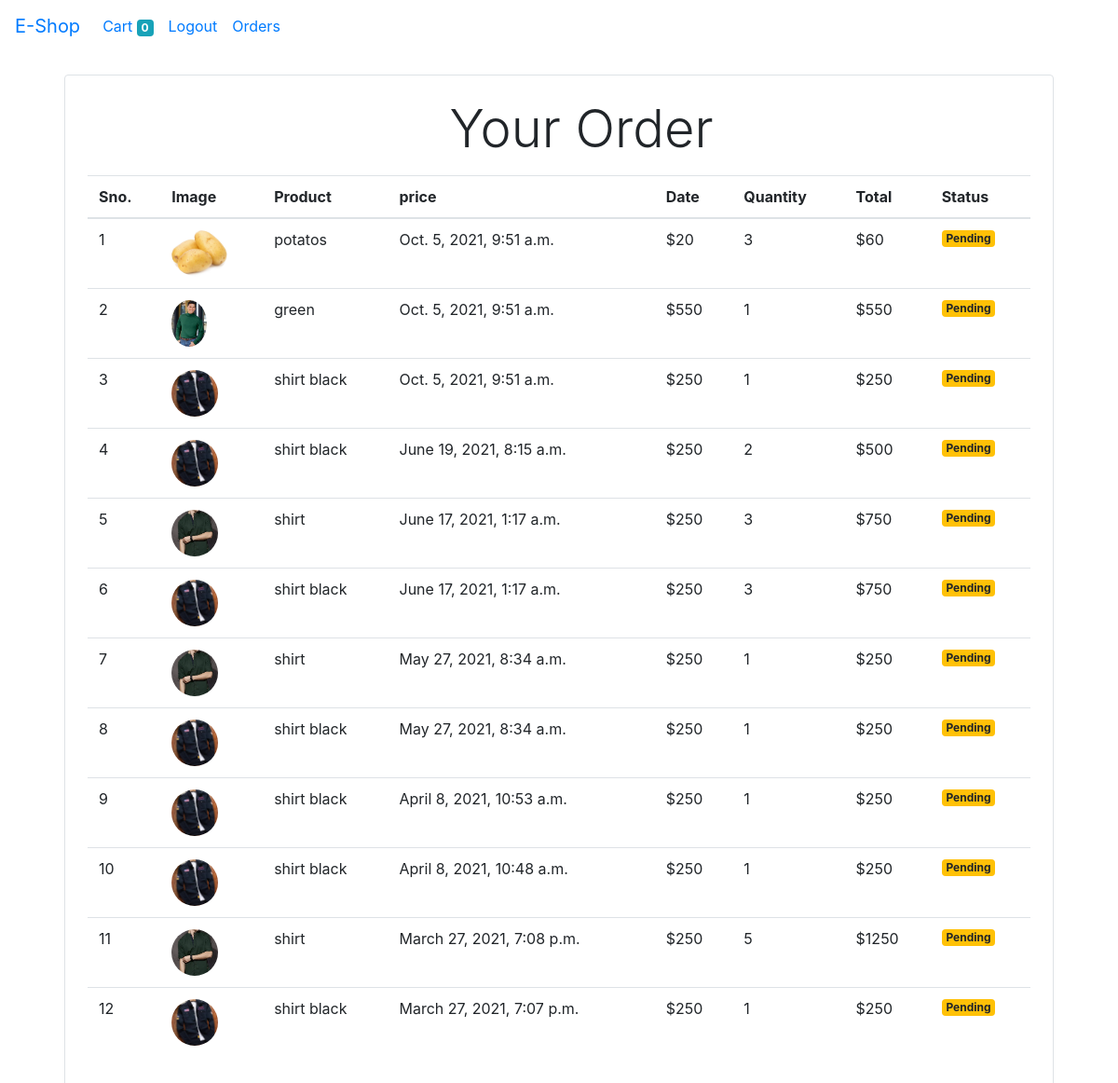
/order/ (signed in), run on an earlier commit of the app's database.
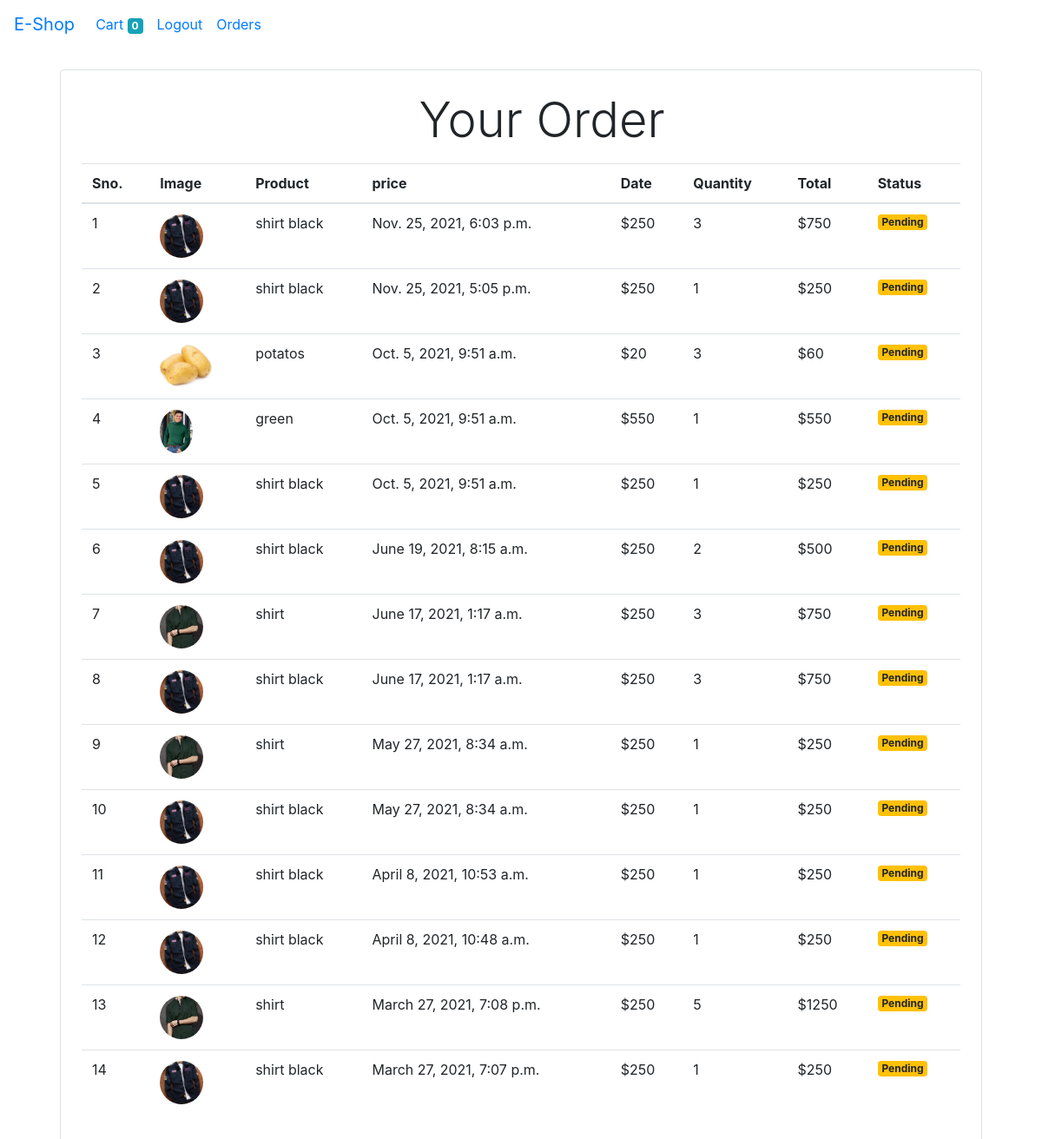
And on a later commit of the database.
### store/models.py (models this page shows, shortened)
class Order(models.Model):
    product = models.ForeignKey(Product,on_delete=models.CASCADE)
    customer = models.ForeignKey(Customer,on_delete=models.CASCADE)
    quantity = models.IntegerField(default=1)
    price = models.IntegerField()
    address = models.CharField(max_length=100,blank=True,null=True)
    phone = models.CharField(max_length=12, blank=True,null=True)
    country = models.CharField(max_length=200,null=True)
    city = models.CharField(max_length=200,null=True)
    state = models.CharField(max_length=200,null=True)
    dist = models.CharField(max_length=200,null=True)
    zipcode = models.CharField(max_length=20,null=True)
    date = models.DateTimeField(auto_now_add=True)
    status = models.BooleanField(default=False)
    @staticmethod
    def get_orders_by_customer(customer_id):
        return Order.objects.filter(customer=customer_id).order_by('-date')

class Product(models.Model):
    name = models.CharField(max_length=100)
    price = models.IntegerField(default=0)
    category = models.ForeignKey(Category, on_delete=models.CASCADE, default=1)
    description = models.CharField(max_length=200, default='', null=True, blank=True)
    image = models.ImageField(upload_to='products/')

### store/views.py (the view)
# urls.py: path('order/', OrderView.as_view(), name='order'),
class OrderView(View):
    def get(self,request):
        customer = request.session.get('customer')
        order = Order.get_orders_by_customer(customer)
        return render(request,'order.html',{'order':order})

### store/templatetags/cart.py (called while the page is built)
@register.filter(name='currency')
def currency(number):
    return '$'+str(number)

@register.filter(name='multiply')
def multiply(number,number1):
    return number * number1

### store/templates/order.html (shortened to what this page needs)
{% extends 'base.html' %}
{% block body %}
{% load cart %}
<div class="container">
    <div class="border rounded p-4 m-4">
        <p class="display-4 text-center pl-4 ml-4">Your Order</p>
        <table class="table">
            <thead>
                <tr>
                    <th>Sno.</th>
                    <th>Image</th>
                    <th>Product</th>
                    <th>price</th>
                    <th>Date</th>
                    <th>Quantity</th>
                    <th>Total</th>
                    <th>Status</th>
                </tr>
            </thead>
            <tbody>
                {% for order in order %}
                <tr>
                    <td>{{ forloop.counter}}</td>
                    <td><img style="height:50px" class="rounded-circle" src="{{order.product.image.url}}" alt="image not found"></td>
                    <td>{{order.product.name}}</td>
                    <td>{{order.date}}</td>
                    <td>{{order.price|currency}}</td>
                    <td>{{order.quantity}}</td>
                    <td>{{order.quantity|multiply:order.price|currency}}</td>
                    {% if order.status %}
                        <td><small class="badge badge-success">Complete</small></td>
                    {% else %}
                        <td><small class="badge badge-warning">Pending</small></td>
                    {% endif %}
                </tr>
                {% endfor %}
            </tbody>
        </table>
    </div>
</div>
{% endblock %}>

What changed in the data, as far as the page shows it:
added Order: product.image (picture), product.name "shirt black", date "Nov. 25, 2021, 6:03 p.m.", price "$250", quantity "3", quantity|multiply "$750", status "Pending"
added Order: product.image (picture), product.name "shirt black", date "Nov. 25, 2021, 5:05 p.m.", price "$250", quantity "1", quantity|multiply "$250", status "Pending"
